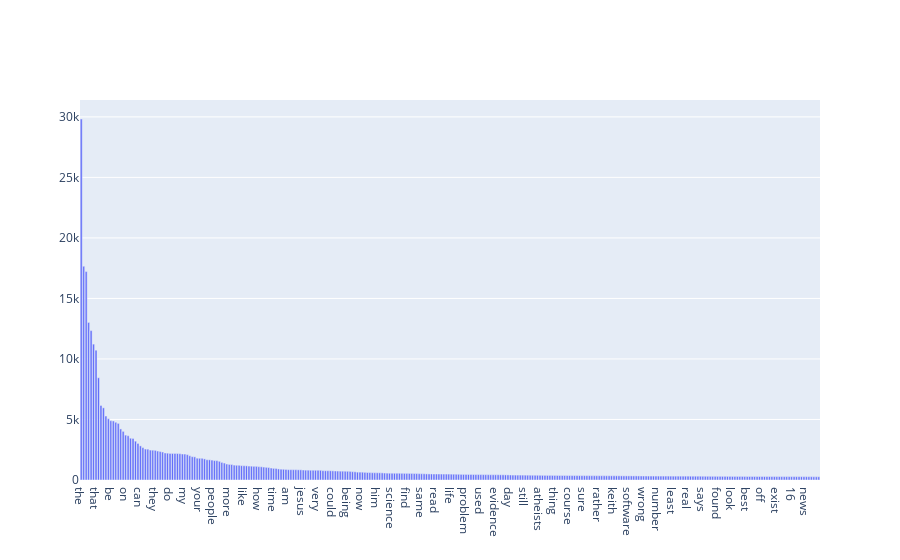

Notebook code for this chart:
### Code cell
data = [go.Bar(
   x = [ line[0] for line in zip_term[:300] ],
   y = [ line[1] for line in zip_term[:300] ]
)]
fig = go.Figure(data=data)
#fig.update_layout(xaxis_type='category')
fig.show()

### Figure 1 — Plotly figure (JSON) as saved in the notebook; plotly's stock layout.template omitted (floating-point values rounded to 4 significant figures; data arrays with more than 128 entries replaced by an {"elided": "..."} marker saying what was removed)
{"data": [{"type": "bar", "x": {"elided": "300 str values"}, "y": {"elided": "300 int values"}}], "layout": {"autosize": true, "xaxis": {"autorange": true, "range": [-0.5, 299.5], "type": "category"}, "yaxis": {"autorange": true, "range": [0, 31390.0], "type": "linear"}}}
